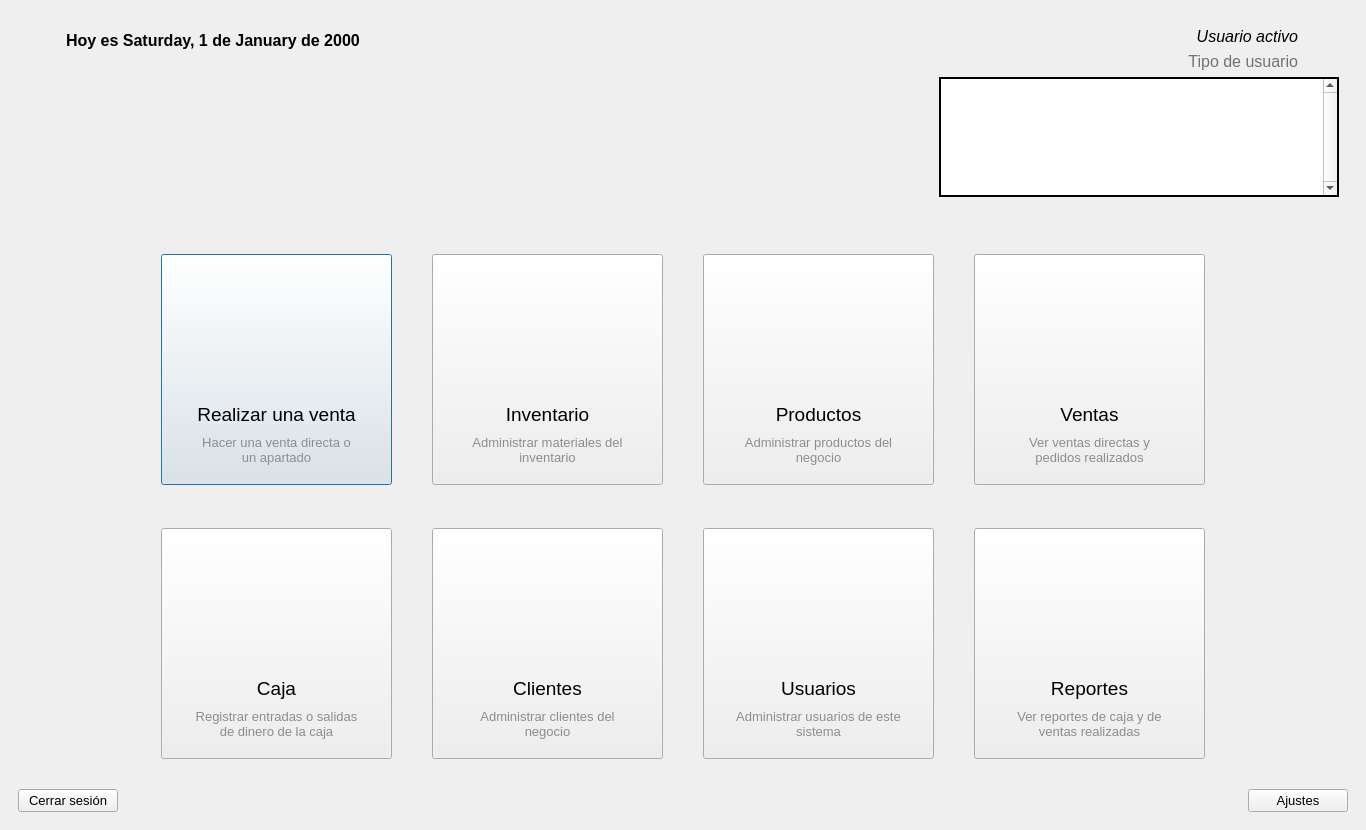
<?xml version="1.0" encoding="UTF-8"?>
<ui version="4.0">
 <class>Home</class>
 <widget class="QMainWindow" name="Home">
  <property name="geometry">
   <rect>
    <x>0</x>
    <y>0</y>
    <width>1366</width>
    <height>830</height>
   </rect>
  </property>
  <property name="windowTitle">
   <string>MainWindow</string>
  </property>
  <widget class="QWidget" name="centralwidget">
   <layout class="QVBoxLayout" name="verticalLayout">
    <property name="spacing">
     <number>0</number>
    </property>
    <item alignment="Qt::AlignTop">
     <widget class="QFrame" name="frame">
      <property name="minimumSize">
       <size>
        <width>0</width>
        <height>235</height>
       </size>
      </property>
      <property name="styleSheet">
       <string notr="true">QFrame {border: none}</string>
      </property>
      <property name="frameShape">
       <enum>QFrame::StyledPanel</enum>
      </property>
      <property name="frameShadow">
       <enum>QFrame::Raised</enum>
      </property>
      <layout class="QHBoxLayout" name="horizontalLayout_3">
       <property name="spacing">
        <number>25</number>
       </property>
       <property name="bottomMargin">
        <number>20</number>
       </property>
       <item alignment="Qt::AlignLeft|Qt::AlignTop">
        <widget class="QFrame" name="frame_4">
         <property name="frameShape">
          <enum>QFrame::StyledPanel</enum>
         </property>
         <property name="frameShadow">
          <enum>QFrame::Raised</enum>
         </property>
         <layout class="QHBoxLayout" name="horizontalLayout_2">
          <item>
           <widget class="QLabel" name="icon1">
            <property name="minimumSize">
             <size>
              <width>31</width>
              <height>21</height>
             </size>
            </property>
            <property name="styleSheet">
             <string notr="true">image: url(:/img/resources/images/calendar.png);</string>
            </property>
            <property name="text">
             <string/>
            </property>
           </widget>
          </item>
          <item>
           <widget class="QDateEdit" name="fechaHoy">
            <property name="enabled">
             <bool>false</bool>
            </property>
            <property name="font">
             <font>
              <pointsize>12</pointsize>
              <weight>75</weight>
              <bold>true</bold>
             </font>
            </property>
            <property name="styleSheet">
             <string notr="true">QDateEdit {
	color: rgb(0, 0, 0);
	background-color: transparent;
}</string>
            </property>
            <property name="frame">
             <bool>false</bool>
            </property>
            <property name="readOnly">
             <bool>true</bool>
            </property>
            <property name="buttonSymbols">
             <enum>QAbstractSpinBox::NoButtons</enum>
            </property>
            <property name="displayFormat">
             <string notr="true">'Hoy es' dddd, d 'de' MMMM 'de' yyyy</string>
            </property>
           </widget>
          </item>
         </layout>
        </widget>
       </item>
       <item alignment="Qt::AlignHCenter|Qt::AlignVCenter">
        <widget class="QLabel" name="logo">
         <property name="minimumSize">
          <size>
           <width>392</width>
           <height>206</height>
          </size>
         </property>
         <property name="maximumSize">
          <size>
           <width>392</width>
           <height>206</height>
          </size>
         </property>
         <property name="pixmap">
          <pixmap resource="../../resources.qrc">:/img/resources/images/logo.png</pixmap>
         </property>
         <property name="scaledContents">
          <bool>true</bool>
         </property>
        </widget>
       </item>
       <item alignment="Qt::AlignRight|Qt::AlignTop">
        <widget class="QFrame" name="frame_5">
         <property name="frameShape">
          <enum>QFrame::StyledPanel</enum>
         </property>
         <property name="frameShadow">
          <enum>QFrame::Raised</enum>
         </property>
         <layout class="QGridLayout" name="gridLayout">
          <property name="horizontalSpacing">
           <number>9</number>
          </property>
          <item row="0" column="0" alignment="Qt::AlignRight">
           <widget class="QLabel" name="usuario">
            <property name="sizePolicy">
             <sizepolicy hsizetype="Expanding" vsizetype="Preferred">
              <horstretch>0</horstretch>
              <verstretch>0</verstretch>
             </sizepolicy>
            </property>
            <property name="font">
             <font>
              <pointsize>12</pointsize>
              <italic>true</italic>
             </font>
            </property>
            <property name="text">
             <string notr="true">Usuario activo</string>
            </property>
            <property name="alignment">
             <set>Qt::AlignRight|Qt::AlignTrailing|Qt::AlignVCenter</set>
            </property>
           </widget>
          </item>
          <item row="0" column="1" rowspan="2" alignment="Qt::AlignRight">
           <widget class="QPushButton" name="btFotoPerfil">
            <property name="cursor">
             <cursorShape>PointingHandCursor</cursorShape>
            </property>
            <property name="styleSheet">
             <string notr="true">QPushButton {
        background-color: transparent;
        border: none;
        padding: 0px;
    }
    QPushButton:hover {
        background-color: rgba(255, 255, 255, 0);
    }
    QPushButton:pressed {
        background-color: rgba(255, 255, 255, 0);
    }</string>
            </property>
            <property name="icon">
             <iconset resource="../../resources.qrc">
              <normaloff>:/img/resources/images/user.png</normaloff>:/img/resources/images/user.png</iconset>
            </property>
            <property name="iconSize">
             <size>
              <width>60</width>
              <height>60</height>
             </size>
            </property>
            <property name="flat">
             <bool>true</bool>
            </property>
           </widget>
          </item>
          <item row="1" column="0">
           <widget class="QLabel" name="tipo_usuario">
            <property name="sizePolicy">
             <sizepolicy hsizetype="Expanding" vsizetype="Preferred">
              <horstretch>0</horstretch>
              <verstretch>0</verstretch>
             </sizepolicy>
            </property>
            <property name="font">
             <font>
              <pointsize>12</pointsize>
             </font>
            </property>
            <property name="styleSheet">
             <string notr="true">color: rgb(114, 114, 114);</string>
            </property>
            <property name="text">
             <string notr="true">Tipo de usuario</string>
            </property>
            <property name="alignment">
             <set>Qt::AlignRight|Qt::AlignTrailing|Qt::AlignVCenter</set>
            </property>
           </widget>
          </item>
          <item row="2" column="0" colspan="2">
           <widget class="QListWidget" name="listaNotificaciones">
            <property name="minimumSize">
             <size>
              <width>400</width>
              <height>0</height>
             </size>
            </property>
            <property name="maximumSize">
             <size>
              <width>400</width>
              <height>120</height>
             </size>
            </property>
            <property name="font">
             <font>
              <family>MS Shell Dlg 2</family>
              <pointsize>10</pointsize>
             </font>
            </property>
            <property name="styleSheet">
             <string notr="true">QListWidget {
	alternate-background-color: rgb(240, 240, 240);
}
QListWidget::item { margin: 5px; }
QFrame {border: 2px solid;}</string>
            </property>
            <property name="frameShape">
             <enum>QFrame::WinPanel</enum>
            </property>
            <property name="frameShadow">
             <enum>QFrame::Plain</enum>
            </property>
            <property name="verticalScrollBarPolicy">
             <enum>Qt::ScrollBarAlwaysOn</enum>
            </property>
            <property name="horizontalScrollBarPolicy">
             <enum>Qt::ScrollBarAlwaysOff</enum>
            </property>
            <property name="alternatingRowColors">
             <bool>true</bool>
            </property>
            <property name="selectionMode">
             <enum>QAbstractItemView::NoSelection</enum>
            </property>
            <property name="wordWrap">
             <bool>true</bool>
            </property>
           </widget>
          </item>
         </layout>
        </widget>
       </item>
      </layout>
     </widget>
    </item>
    <item alignment="Qt::AlignHCenter">
     <widget class="QFrame" name="frame_2">
      <property name="sizePolicy">
       <sizepolicy hsizetype="Expanding" vsizetype="Expanding">
        <horstretch>0</horstretch>
        <verstretch>0</verstretch>
       </sizepolicy>
      </property>
      <property name="styleSheet">
       <string notr="true">QFrame {border: none}</string>
      </property>
      <property name="frameShape">
       <enum>QFrame::StyledPanel</enum>
      </property>
      <property name="frameShadow">
       <enum>QFrame::Raised</enum>
      </property>
      <layout class="QGridLayout" name="gridLayout_2">
       <property name="spacing">
        <number>40</number>
       </property>
       <item row="0" column="0" alignment="Qt::AlignHCenter|Qt::AlignVCenter">
        <widget class="QFrame" name="frameCrearVenta">
         <property name="minimumSize">
          <size>
           <width>231</width>
           <height>231</height>
          </size>
         </property>
         <widget class="QPushButton" name="btCrearVenta">
          <property name="geometry">
           <rect>
            <x>0</x>
            <y>0</y>
            <width>231</width>
            <height>231</height>
           </rect>
          </property>
          <property name="minimumSize">
           <size>
            <width>231</width>
            <height>231</height>
           </size>
          </property>
          <property name="text">
           <string/>
          </property>
          <property name="default">
           <bool>true</bool>
          </property>
         </widget>
         <widget class="QLabel" name="label_61">
          <property name="geometry">
           <rect>
            <x>33</x>
            <y>178</y>
            <width>165</width>
            <height>35</height>
           </rect>
          </property>
          <property name="font">
           <font>
            <pointsize>10</pointsize>
            <weight>50</weight>
            <bold>false</bold>
           </font>
          </property>
          <property name="styleSheet">
           <string notr="true">color: rgb(141, 141, 141);</string>
          </property>
          <property name="text">
           <string notr="true">Hacer una venta directa o un apartado</string>
          </property>
          <property name="alignment">
           <set>Qt::AlignCenter</set>
          </property>
          <property name="wordWrap">
           <bool>true</bool>
          </property>
         </widget>
         <widget class="QLabel" name="label_62">
          <property name="geometry">
           <rect>
            <x>60</x>
            <y>28</y>
            <width>111</width>
            <height>111</height>
           </rect>
          </property>
          <property name="contextMenuPolicy">
           <enum>Qt::DefaultContextMenu</enum>
          </property>
          <property name="frameShadow">
           <enum>QFrame::Plain</enum>
          </property>
          <property name="text">
           <string notr="true"/>
          </property>
          <property name="pixmap">
           <pixmap resource="../../resources.qrc">:/img/resources/images/shopping-cart.png</pixmap>
          </property>
          <property name="scaledContents">
           <bool>true</bool>
          </property>
          <property name="textInteractionFlags">
           <set>Qt::NoTextInteraction</set>
          </property>
         </widget>
         <widget class="QLabel" name="label_63">
          <property name="geometry">
           <rect>
            <x>20</x>
            <y>145</y>
            <width>191</width>
            <height>31</height>
           </rect>
          </property>
          <property name="font">
           <font>
            <pointsize>14</pointsize>
            <weight>50</weight>
            <bold>false</bold>
           </font>
          </property>
          <property name="text">
           <string notr="true">Realizar una venta</string>
          </property>
          <property name="alignment">
           <set>Qt::AlignCenter</set>
          </property>
         </widget>
        </widget>
       </item>
       <item row="0" column="1" alignment="Qt::AlignHCenter|Qt::AlignVCenter">
        <widget class="QFrame" name="frameInventario">
         <property name="minimumSize">
          <size>
           <width>231</width>
           <height>231</height>
          </size>
         </property>
         <widget class="QLabel" name="label_73">
          <property name="geometry">
           <rect>
            <x>60</x>
            <y>28</y>
            <width>111</width>
            <height>111</height>
           </rect>
          </property>
          <property name="text">
           <string notr="true"/>
          </property>
          <property name="pixmap">
           <pixmap resource="../../resources.qrc">:/img/resources/images/inventory.png</pixmap>
          </property>
          <property name="scaledContents">
           <bool>true</bool>
          </property>
          <property name="textInteractionFlags">
           <set>Qt::NoTextInteraction</set>
          </property>
         </widget>
         <widget class="QLabel" name="label_74">
          <property name="geometry">
           <rect>
            <x>20</x>
            <y>145</y>
            <width>191</width>
            <height>31</height>
           </rect>
          </property>
          <property name="font">
           <font>
            <pointsize>14</pointsize>
            <weight>50</weight>
            <bold>false</bold>
           </font>
          </property>
          <property name="text">
           <string notr="true">Inventario</string>
          </property>
          <property name="alignment">
           <set>Qt::AlignCenter</set>
          </property>
         </widget>
         <widget class="QPushButton" name="btInventario">
          <property name="geometry">
           <rect>
            <x>0</x>
            <y>0</y>
            <width>231</width>
            <height>231</height>
           </rect>
          </property>
          <property name="minimumSize">
           <size>
            <width>231</width>
            <height>231</height>
           </size>
          </property>
          <property name="text">
           <string/>
          </property>
         </widget>
         <widget class="QLabel" name="label_75">
          <property name="geometry">
           <rect>
            <x>33</x>
            <y>178</y>
            <width>165</width>
            <height>35</height>
           </rect>
          </property>
          <property name="font">
           <font>
            <pointsize>10</pointsize>
            <weight>50</weight>
            <bold>false</bold>
           </font>
          </property>
          <property name="styleSheet">
           <string notr="true">color: rgb(141, 141, 141);</string>
          </property>
          <property name="text">
           <string notr="true">Administrar materiales del inventario</string>
          </property>
          <property name="alignment">
           <set>Qt::AlignCenter</set>
          </property>
          <property name="wordWrap">
           <bool>true</bool>
          </property>
         </widget>
         <zorder>btInventario</zorder>
         <zorder>label_73</zorder>
         <zorder>label_74</zorder>
         <zorder>label_75</zorder>
        </widget>
       </item>
       <item row="0" column="2" alignment="Qt::AlignHCenter|Qt::AlignVCenter">
        <widget class="QFrame" name="frameProductos">
         <property name="minimumSize">
          <size>
           <width>231</width>
           <height>231</height>
          </size>
         </property>
         <widget class="QLabel" name="label_58">
          <property name="geometry">
           <rect>
            <x>20</x>
            <y>145</y>
            <width>191</width>
            <height>31</height>
           </rect>
          </property>
          <property name="font">
           <font>
            <pointsize>14</pointsize>
            <weight>50</weight>
            <bold>false</bold>
           </font>
          </property>
          <property name="text">
           <string notr="true">Productos</string>
          </property>
          <property name="alignment">
           <set>Qt::AlignCenter</set>
          </property>
         </widget>
         <widget class="QLabel" name="label_59">
          <property name="geometry">
           <rect>
            <x>33</x>
            <y>178</y>
            <width>165</width>
            <height>35</height>
           </rect>
          </property>
          <property name="font">
           <font>
            <pointsize>10</pointsize>
            <weight>50</weight>
            <bold>false</bold>
           </font>
          </property>
          <property name="styleSheet">
           <string notr="true">color: rgb(141, 141, 141);</string>
          </property>
          <property name="text">
           <string notr="true">Administrar productos del negocio</string>
          </property>
          <property name="alignment">
           <set>Qt::AlignCenter</set>
          </property>
          <property name="wordWrap">
           <bool>true</bool>
          </property>
         </widget>
         <widget class="QLabel" name="label_60">
          <property name="geometry">
           <rect>
            <x>60</x>
            <y>28</y>
            <width>111</width>
            <height>111</height>
           </rect>
          </property>
          <property name="text">
           <string notr="true"/>
          </property>
          <property name="pixmap">
           <pixmap resource="../../resources.qrc">:/img/resources/images/package.png</pixmap>
          </property>
          <property name="scaledContents">
           <bool>true</bool>
          </property>
          <property name="textInteractionFlags">
           <set>Qt::NoTextInteraction</set>
          </property>
         </widget>
         <widget class="QPushButton" name="btProductos">
          <property name="geometry">
           <rect>
            <x>0</x>
            <y>0</y>
            <width>231</width>
            <height>231</height>
           </rect>
          </property>
          <property name="minimumSize">
           <size>
            <width>231</width>
            <height>231</height>
           </size>
          </property>
          <property name="text">
           <string/>
          </property>
         </widget>
         <zorder>btProductos</zorder>
         <zorder>label_58</zorder>
         <zorder>label_59</zorder>
         <zorder>label_60</zorder>
        </widget>
       </item>
       <item row="0" column="3" alignment="Qt::AlignHCenter|Qt::AlignVCenter">
        <widget class="QFrame" name="frameVentas">
         <property name="minimumSize">
          <size>
           <width>231</width>
           <height>231</height>
          </size>
         </property>
         <widget class="QPushButton" name="btVentas">
          <property name="geometry">
           <rect>
            <x>0</x>
            <y>0</y>
            <width>231</width>
            <height>231</height>
           </rect>
          </property>
          <property name="minimumSize">
           <size>
            <width>231</width>
            <height>231</height>
           </size>
          </property>
          <property name="text">
           <string/>
          </property>
         </widget>
         <widget class="QLabel" name="label_55">
          <property name="geometry">
           <rect>
            <x>33</x>
            <y>178</y>
            <width>165</width>
            <height>35</height>
           </rect>
          </property>
          <property name="font">
           <font>
            <pointsize>10</pointsize>
            <weight>50</weight>
            <bold>false</bold>
           </font>
          </property>
          <property name="styleSheet">
           <string notr="true">color: rgb(141, 141, 141);</string>
          </property>
          <property name="text">
           <string notr="true">Ver ventas directas y pedidos realizados</string>
          </property>
          <property name="alignment">
           <set>Qt::AlignCenter</set>
          </property>
          <property name="wordWrap">
           <bool>true</bool>
          </property>
         </widget>
         <widget class="QLabel" name="label_56">
          <property name="geometry">
           <rect>
            <x>20</x>
            <y>145</y>
            <width>191</width>
            <height>31</height>
           </rect>
          </property>
          <property name="font">
           <font>
            <pointsize>14</pointsize>
            <weight>50</weight>
            <bold>false</bold>
           </font>
          </property>
          <property name="text">
           <string notr="true">Ventas</string>
          </property>
          <property name="alignment">
           <set>Qt::AlignCenter</set>
          </property>
         </widget>
         <widget class="QLabel" name="label_57">
          <property name="geometry">
           <rect>
            <x>60</x>
            <y>28</y>
            <width>111</width>
            <height>111</height>
           </rect>
          </property>
          <property name="text">
           <string notr="true"/>
          </property>
          <property name="pixmap">
           <pixmap resource="../../resources.qrc">:/img/resources/images/choices.png</pixmap>
          </property>
          <property name="scaledContents">
           <bool>true</bool>
          </property>
          <property name="textInteractionFlags">
           <set>Qt::NoTextInteraction</set>
          </property>
         </widget>
        </widget>
       </item>
       <item row="1" column="0" alignment="Qt::AlignHCenter|Qt::AlignVCenter">
        <widget class="QFrame" name="frameCaja">
         <property name="enabled">
          <bool>true</bool>
         </property>
         <property name="minimumSize">
          <size>
           <width>231</width>
           <height>231</height>
          </size>
         </property>
         <widget class="QPushButton" name="btCaja">
          <property name="geometry">
           <rect>
            <x>0</x>
            <y>0</y>
            <width>231</width>
            <height>231</height>
           </rect>
          </property>
          <property name="minimumSize">
           <size>
            <width>231</width>
            <height>231</height>
           </size>
          </property>
          <property name="text">
           <string/>
          </property>
         </widget>
         <widget class="QLabel" name="label_64">
          <property name="geometry">
           <rect>
            <x>20</x>
            <y>145</y>
            <width>191</width>
            <height>31</height>
           </rect>
          </property>
          <property name="font">
           <font>
            <pointsize>14</pointsize>
            <weight>50</weight>
            <bold>false</bold>
           </font>
          </property>
          <property name="text">
           <string notr="true">Caja</string>
          </property>
          <property name="alignment">
           <set>Qt::AlignCenter</set>
          </property>
         </widget>
         <widget class="QLabel" name="label_65">
          <property name="geometry">
           <rect>
            <x>33</x>
            <y>178</y>
            <width>165</width>
            <height>35</height>
           </rect>
          </property>
          <property name="font">
           <font>
            <pointsize>10</pointsize>
            <weight>50</weight>
            <bold>false</bold>
           </font>
          </property>
          <property name="styleSheet">
           <string notr="true">color: rgb(141, 141, 141);</string>
          </property>
          <property name="text">
           <string notr="true">Registrar entradas o salidas de dinero de la caja</string>
          </property>
          <property name="alignment">
           <set>Qt::AlignCenter</set>
          </property>
          <property name="wordWrap">
           <bool>true</bool>
          </property>
         </widget>
         <widget class="QLabel" name="label_66">
          <property name="geometry">
           <rect>
            <x>60</x>
            <y>28</y>
            <width>111</width>
            <height>111</height>
           </rect>
          </property>
          <property name="text">
           <string notr="true"/>
          </property>
          <property name="pixmap">
           <pixmap resource="../../resources.qrc">:/img/resources/images/cash-register.png</pixmap>
          </property>
          <property name="scaledContents">
           <bool>true</bool>
          </property>
          <property name="textInteractionFlags">
           <set>Qt::NoTextInteraction</set>
          </property>
         </widget>
        </widget>
       </item>
       <item row="1" column="1" alignment="Qt::AlignHCenter|Qt::AlignVCenter">
        <widget class="QFrame" name="frameClientes">
         <property name="minimumSize">
          <size>
           <width>231</width>
           <height>231</height>
          </size>
         </property>
         <widget class="QLabel" name="label_70">
          <property name="geometry">
           <rect>
            <x>20</x>
            <y>145</y>
            <width>191</width>
            <height>31</height>
           </rect>
          </property>
          <property name="font">
           <font>
            <pointsize>14</pointsize>
            <weight>50</weight>
            <bold>false</bold>
           </font>
          </property>
          <property name="text">
           <string notr="true">Clientes</string>
          </property>
          <property name="alignment">
           <set>Qt::AlignCenter</set>
          </property>
         </widget>
         <widget class="QLabel" name="label_71">
          <property name="geometry">
           <rect>
            <x>33</x>
            <y>178</y>
            <width>165</width>
            <height>35</height>
           </rect>
          </property>
          <property name="font">
           <font>
            <pointsize>10</pointsize>
            <weight>50</weight>
            <bold>false</bold>
           </font>
          </property>
          <property name="styleSheet">
           <string notr="true">color: rgb(141, 141, 141);</string>
          </property>
          <property name="text">
           <string notr="true">Administrar clientes del negocio</string>
          </property>
          <property name="alignment">
           <set>Qt::AlignCenter</set>
          </property>
          <property name="wordWrap">
           <bool>true</bool>
          </property>
         </widget>
         <widget class="QPushButton" name="btClientes">
          <property name="geometry">
           <rect>
            <x>0</x>
            <y>0</y>
            <width>231</width>
            <height>231</height>
           </rect>
          </property>
          <property name="minimumSize">
           <size>
            <width>231</width>
            <height>231</height>
           </size>
          </property>
          <property name="text">
           <string/>
          </property>
         </widget>
         <widget class="QLabel" name="label_72">
          <property name="geometry">
           <rect>
            <x>60</x>
            <y>28</y>
            <width>111</width>
            <height>111</height>
           </rect>
          </property>
          <property name="text">
           <string notr="true"/>
          </property>
          <property name="pixmap">
           <pixmap resource="../../resources.qrc">:/img/resources/images/target.png</pixmap>
          </property>
          <property name="scaledContents">
           <bool>true</bool>
          </property>
          <property name="textInteractionFlags">
           <set>Qt::NoTextInteraction</set>
          </property>
         </widget>
         <zorder>btClientes</zorder>
         <zorder>label_70</zorder>
         <zorder>label_71</zorder>
         <zorder>label_72</zorder>
        </widget>
       </item>
       <item row="1" column="2" alignment="Qt::AlignHCenter|Qt::AlignVCenter">
        <widget class="QFrame" name="frameUsuarios">
         <property name="minimumSize">
          <size>
           <width>231</width>
           <height>231</height>
          </size>
         </property>
         <widget class="QLabel" name="label_52">
          <property name="geometry">
           <rect>
            <x>20</x>
            <y>145</y>
            <width>191</width>
            <height>31</height>
           </rect>
          </property>
          <property name="font">
           <font>
            <pointsize>14</pointsize>
            <weight>50</weight>
            <bold>false</bold>
           </font>
          </property>
          <property name="text">
           <string notr="true">Usuarios</string>
          </property>
          <property name="alignment">
           <set>Qt::AlignCenter</set>
          </property>
         </widget>
         <widget class="QPushButton" name="btUsuarios">
          <property name="geometry">
           <rect>
            <x>0</x>
            <y>0</y>
            <width>231</width>
            <height>231</height>
           </rect>
          </property>
          <property name="minimumSize">
           <size>
            <width>231</width>
            <height>231</height>
           </size>
          </property>
          <property name="text">
           <string/>
          </property>
         </widget>
         <widget class="QLabel" name="label_53">
          <property name="geometry">
           <rect>
            <x>33</x>
            <y>178</y>
            <width>165</width>
            <height>35</height>
           </rect>
          </property>
          <property name="font">
           <font>
            <pointsize>10</pointsize>
            <weight>50</weight>
            <bold>false</bold>
           </font>
          </property>
          <property name="styleSheet">
           <string notr="true">color: rgb(141, 141, 141);</string>
          </property>
          <property name="text">
           <string notr="true">Administrar usuarios de este sistema</string>
          </property>
          <property name="alignment">
           <set>Qt::AlignCenter</set>
          </property>
          <property name="wordWrap">
           <bool>true</bool>
          </property>
         </widget>
         <widget class="QLabel" name="label_54">
          <property name="geometry">
           <rect>
            <x>60</x>
            <y>28</y>
            <width>111</width>
            <height>111</height>
           </rect>
          </property>
          <property name="text">
           <string notr="true"/>
          </property>
          <property name="pixmap">
           <pixmap resource="../../resources.qrc">:/img/resources/images/programmer.png</pixmap>
          </property>
          <property name="scaledContents">
           <bool>true</bool>
          </property>
          <property name="textInteractionFlags">
           <set>Qt::NoTextInteraction</set>
          </property>
         </widget>
         <zorder>btUsuarios</zorder>
         <zorder>label_52</zorder>
         <zorder>label_53</zorder>
         <zorder>label_54</zorder>
        </widget>
       </item>
       <item row="1" column="3" alignment="Qt::AlignHCenter|Qt::AlignVCenter">
        <widget class="QFrame" name="frameReportes">
         <property name="minimumSize">
          <size>
           <width>231</width>
           <height>231</height>
          </size>
         </property>
         <widget class="QLabel" name="label_67">
          <property name="geometry">
           <rect>
            <x>20</x>
            <y>145</y>
            <width>191</width>
            <height>31</height>
           </rect>
          </property>
          <property name="font">
           <font>
            <pointsize>14</pointsize>
            <weight>50</weight>
            <bold>false</bold>
           </font>
          </property>
          <property name="text">
           <string notr="true">Reportes</string>
          </property>
          <property name="alignment">
           <set>Qt::AlignCenter</set>
          </property>
         </widget>
         <widget class="QPushButton" name="btReportes">
          <property name="geometry">
           <rect>
            <x>0</x>
            <y>0</y>
            <width>231</width>
            <height>231</height>
           </rect>
          </property>
          <property name="minimumSize">
           <size>
            <width>231</width>
            <height>231</height>
           </size>
          </property>
          <property name="text">
           <string/>
          </property>
         </widget>
         <widget class="QLabel" name="label_68">
          <property name="geometry">
           <rect>
            <x>33</x>
            <y>178</y>
            <width>165</width>
            <height>35</height>
           </rect>
          </property>
          <property name="font">
           <font>
            <pointsize>10</pointsize>
            <weight>50</weight>
            <bold>false</bold>
           </font>
          </property>
          <property name="styleSheet">
           <string notr="true">color: rgb(141, 141, 141);</string>
          </property>
          <property name="text">
           <string notr="true">Ver reportes de caja y de ventas realizadas</string>
          </property>
          <property name="alignment">
           <set>Qt::AlignCenter</set>
          </property>
          <property name="wordWrap">
           <bool>true</bool>
          </property>
         </widget>
         <widget class="QLabel" name="label_69">
          <property name="geometry">
           <rect>
            <x>60</x>
            <y>28</y>
            <width>111</width>
            <height>111</height>
           </rect>
          </property>
          <property name="text">
           <string notr="true"/>
          </property>
          <property name="pixmap">
           <pixmap resource="../../resources.qrc">:/img/resources/images/report.png</pixmap>
          </property>
          <property name="scaledContents">
           <bool>true</bool>
          </property>
          <property name="textInteractionFlags">
           <set>Qt::NoTextInteraction</set>
          </property>
         </widget>
         <zorder>btReportes</zorder>
         <zorder>label_67</zorder>
         <zorder>label_68</zorder>
         <zorder>label_69</zorder>
        </widget>
       </item>
      </layout>
     </widget>
    </item>
    <item alignment="Qt::AlignBottom">
     <widget class="QFrame" name="frame_3">
      <property name="styleSheet">
       <string notr="true">QFrame {border: none}</string>
      </property>
      <property name="frameShape">
       <enum>QFrame::StyledPanel</enum>
      </property>
      <property name="frameShadow">
       <enum>QFrame::Raised</enum>
      </property>
      <layout class="QHBoxLayout" name="horizontalLayout">
       <property name="topMargin">
        <number>20</number>
       </property>
       <item alignment="Qt::AlignLeft">
        <widget class="QPushButton" name="btSalir">
         <property name="minimumSize">
          <size>
           <width>100</width>
           <height>0</height>
          </size>
         </property>
         <property name="font">
          <font>
           <pointsize>10</pointsize>
          </font>
         </property>
         <property name="text">
          <string notr="true">Cerrar sesión</string>
         </property>
        </widget>
       </item>
       <item alignment="Qt::AlignRight">
        <widget class="QPushButton" name="btAjustes">
         <property name="minimumSize">
          <size>
           <width>100</width>
           <height>0</height>
          </size>
         </property>
         <property name="font">
          <font>
           <pointsize>10</pointsize>
          </font>
         </property>
         <property name="text">
          <string notr="true">Ajustes</string>
         </property>
         <property name="icon">
          <iconset resource="../../resources.qrc">
           <normaloff>:/img/resources/images/settings.png</normaloff>:/img/resources/images/settings.png</iconset>
         </property>
         <property name="iconSize">
          <size>
           <width>20</width>
           <height>20</height>
          </size>
         </property>
        </widget>
       </item>
      </layout>
     </widget>
    </item>
   </layout>
  </widget>
 </widget>
 <resources>
  <include location="../../resources.qrc"/>
  <include location="../../resources.qrc"/>
 </resources>
 <connections/>
</ui>
